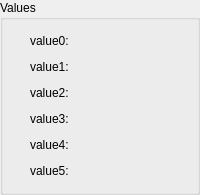
           <widget class="QGroupBox" name="itemValueBox">
            <property name="title">
             <string>Values</string>
            </property>
            <layout class="QVBoxLayout">
             <item>
              <layout class="QHBoxLayout">
               <property name="margin">
                <number>0</number>
               </property>
               <item>
                <widget class="QLabel" name="itemValue0">
                 <property name="minimumSize">
                  <size>
                   <width>100</width>
                   <height>0</height>
                  </size>
                 </property>
                 <property name="maximumSize">
                  <size>
                   <width>100</width>
                   <height>16777215</height>
                  </size>
                 </property>
                 <property name="text">
                  <string>value0:</string>
                 </property>
                </widget>
               </item>
               <item>
                <spacer>
                 <property name="orientation">
                  <enum>Qt::Horizontal</enum>
                 </property>
                 <property name="sizeType">
                  <enum>QSizePolicy::Fixed</enum>
                 </property>
                 <property name="sizeHint" stdset="0">
                  <size>
                   <width>40</width>
                   <height>20</height>
                  </size>
                 </property>
                </spacer>
               </item>
              </layout>
             </item>
             <item>
              <layout class="QHBoxLayout">
               <property name="margin">
                <number>0</number>
               </property>
               <item>
                <widget class="QLabel" name="itemValue1">
                 <property name="minimumSize">
                  <size>
                   <width>100</width>
                   <height>0</height>
                  </size>
                 </property>
                 <property name="maximumSize">
                  <size>
                   <width>100</width>
                   <height>16777215</height>
                  </size>
                 </property>
                 <property name="text">
                  <string>value1:</string>
                 </property>
                </widget>
               </item>
               <item>
                <spacer>
                 <property name="orientation">
                  <enum>Qt::Horizontal</enum>
                 </property>
                 <property name="sizeType">
                  <enum>QSizePolicy::Fixed</enum>
                 </property>
                 <property name="sizeHint" stdset="0">
                  <size>
                   <width>40</width>
                   <height>20</height>
                  </size>
                 </property>
                </spacer>
               </item>
              </layout>
             </item>
             <item>
              <layout class="QHBoxLayout">
               <property name="margin">
                <number>0</number>
               </property>
               <item>
                <widget class="QLabel" name="itemValue2">
                 <property name="minimumSize">
                  <size>
                   <width>100</width>
                   <height>0</height>
                  </size>
                 </property>
                 <property name="maximumSize">
                  <size>
                   <width>100</width>
                   <height>16777215</height>
                  </size>
                 </property>
                 <property name="text">
                  <string>value2:</string>
                 </property>
                </widget>
               </item>
               <item>
                <spacer>
                 <property name="orientation">
                  <enum>Qt::Horizontal</enum>
                 </property>
                 <property name="sizeType">
                  <enum>QSizePolicy::Fixed</enum>
                 </property>
                 <property name="sizeHint" stdset="0">
                  <size>
                   <width>40</width>
                   <height>20</height>
                  </size>
                 </property>
                </spacer>
               </item>
              </layout>
             </item>
             <item>
              <layout class="QHBoxLayout">
               <property name="margin">
                <number>0</number>
               </property>
               <item>
                <widget class="QLabel" name="itemValue3">
                 <property name="minimumSize">
                  <size>
                   <width>100</width>
                   <height>0</height>
                  </size>
                 </property>
                 <property name="maximumSize">
                  <size>
                   <width>100</width>
                   <height>16777215</height>
                  </size>
                 </property>
                 <property name="text">
                  <string>value3:</string>
                 </property>
                </widget>
               </item>
               <item>
                <spacer>
                 <property name="orientation">
                  <enum>Qt::Horizontal</enum>
                 </property>
                 <property name="sizeType">
                  <enum>QSizePolicy::Fixed</enum>
                 </property>
                 <property name="sizeHint" stdset="0">
                  <size>
                   <width>40</width>
                   <height>20</height>
                  </size>
                 </property>
                </spacer>
               </item>
              </layout>
             </item>
             <item>
              <layout class="QHBoxLayout">
               <property name="margin">
                <number>0</number>
               </property>
               <item>
                <widget class="QLabel" name="itemValue4">
                 <property name="minimumSize">
                  <size>
                   <width>100</width>
                   <height>0</height>
                  </size>
                 </property>
                 <property name="maximumSize">
                  <size>
                   <width>100</width>
                   <height>16777215</height>
                  </size>
                 </property>
                 <property name="text">
                  <string>value4:</string>
                 </property>
                </widget>
               </item>
               <item>
                <spacer>
                 <property name="orientation">
                  <enum>Qt::Horizontal</enum>
                 </property>
                 <property name="sizeType">
                  <enum>QSizePolicy::Fixed</enum>
                 </property>
                 <property name="sizeHint" stdset="0">
                  <size>
                   <width>40</width>
                   <height>20</height>
                  </size>
                 </property>
                </spacer>
               </item>
              </layout>
             </item>
             <item>
              <layout class="QHBoxLayout">
               <property name="margin">
                <number>0</number>
               </property>
               <item>
                <widget class="QLabel" name="itemValue5">
                 <property name="minimumSize">
                  <size>
                   <width>100</width>
                   <height>0</height>
                  </size>
                 </property>
                 <property name="maximumSize">
                  <size>
                   <width>100</width>
                   <height>16777215</height>
                  </size>
                 </property>
                 <property name="text">
                  <string>value5:</string>
                 </property>
                </widget>
               </item>
               <item>
                <spacer>
                 <property name="orientation">
                  <enum>Qt::Horizontal</enum>
                 </property>
                 <property name="sizeType">
                  <enum>QSizePolicy::Fixed</enum>
                 </property>
                 <property name="sizeHint" stdset="0">
                  <size>
                   <width>40</width>
                   <height>20</height>
                  </size>
                 </property>
                </spacer>
               </item>
              </layout>
             </item>
            </layout>
           </widget>
